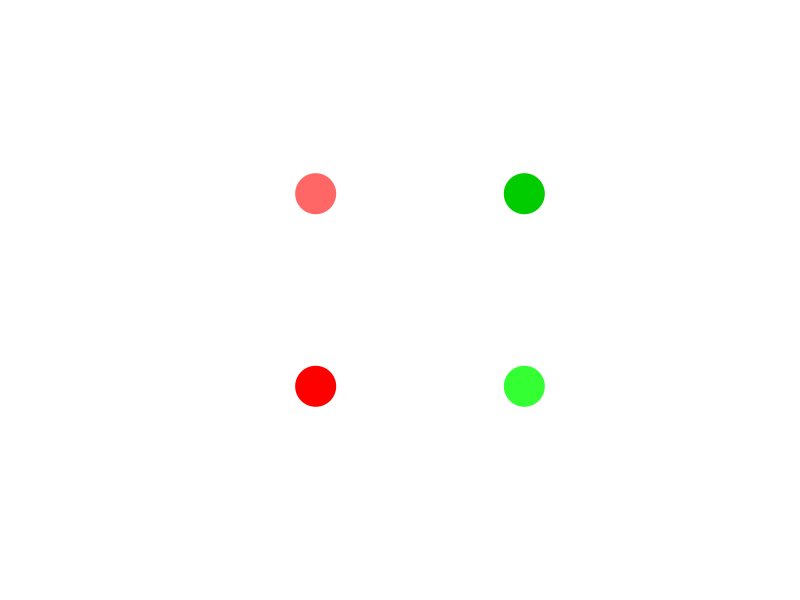
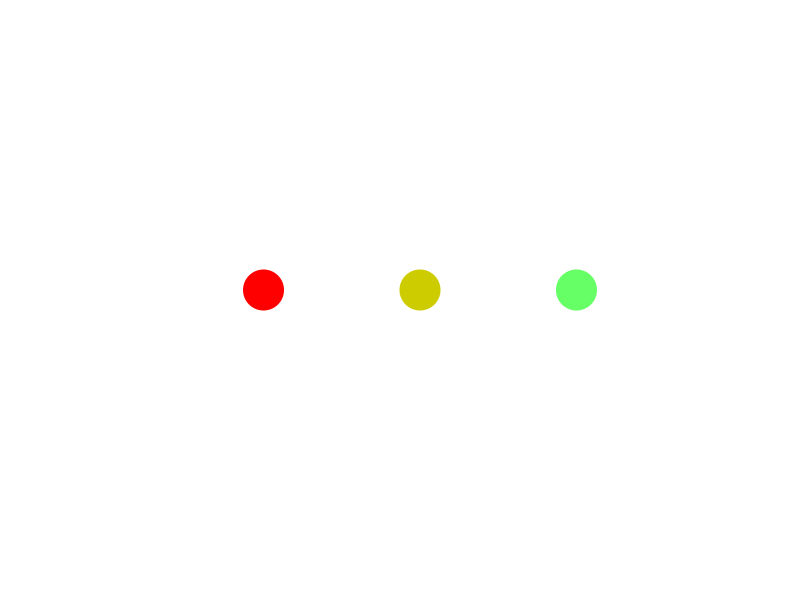
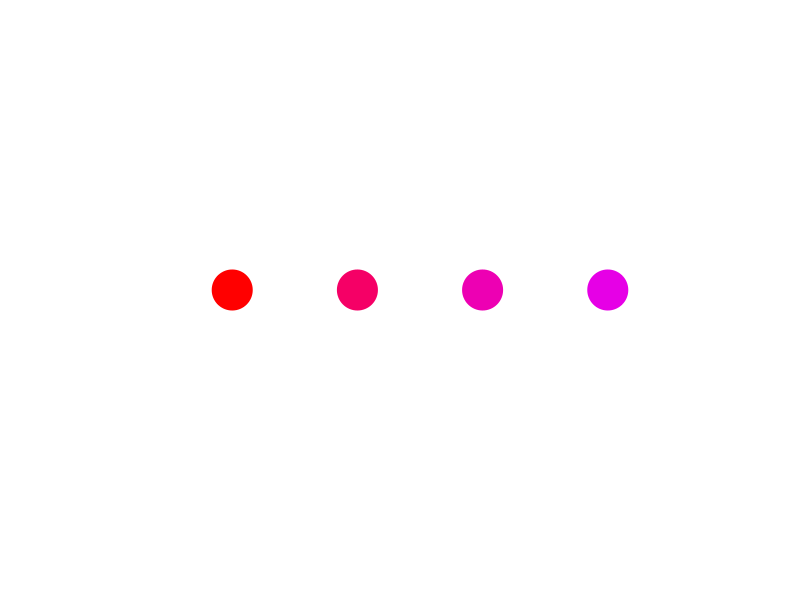

Recreate these plots in R, in order.
## A red-green comparison

plot(NULL, NULL
	, axes=FALSE, xlab="", ylab=""
	, xlim=c(0,1), ylim=c(0,1)
)
points(
	x = rep((1:2)/3, 2)
	, y = rep(c(1, 3)/4, each=2)
	, pch=20, cex=8
	, col = c(
		rgb(1, 0, 0)
		, rgb(0.2, 1, 0.2)
		# , rgb(1, 1, 0)
		, rgb(1, 0.4, 0.4)
		, rgb(0, 0.8, 0)
		# , rgb(1, 1, 0)
	)
)

## A red-green ramp
plot(NULL, NULL
	, axes=FALSE, xlab="", ylab=""
	, xlim=c(0,1), ylim=c(0,1)
)
points(
	x = (1:3)/4
	, y = rep(1/2, 3)
	, pch=20, cex=8
	, col = c(
		rgb(1.0, 0, 0)
		, rgb(0.8, 0.8, 0)
		, rgb(0.4, 1.0, 0.4)
	)
)


## A more neutral color ramp (for Michelle)
## This worked way less well than I was expecting

plot(NULL, NULL
	, axes=FALSE, xlab="", ylab=""
	, xlim=c(0,1), ylim=c(0,1)
)

points(
	x = (1:4)/5
	, y = rep(1/2, 4)
	, pch=20, cex=8
	, col = c(
		  rgb(1.0, 0, 0)
		, rgb(0.96, 0, 0.4)
		, rgb(0.93, 0, 0.7)
		, rgb(0.9, 0, 0.9)
	)
)

